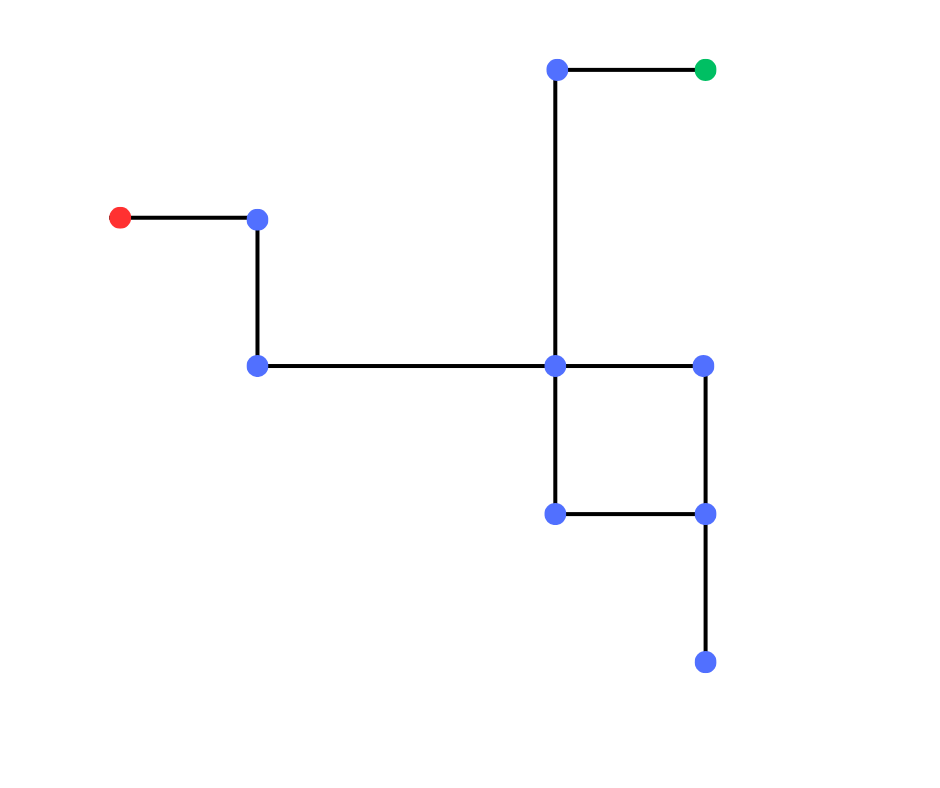
#> input picture Sample Images/Image5.png, 940 x 788 px, found by its file name
$ python Advanced_Contour.py
#> lines starting #> are read from the running program, lines starting #| are printed output that depends on the picture; after the words box and inside, x2 and y2 are one past the last pixel; in counts of white or black regions, pixels touching at a corner belong together
import cv2
import numpy as np
from collections import defaultdict

def error(p1, p2):
    erx = abs(p1[0] - p2[0])
    ery = abs(p1[1] - p2[1])
    return max(erx, ery)

def find_nearest_point(target, candidates, threshold=10):
    """Find the nearest point in candidates to target within threshold"""
    min_dist = float('inf')
    nearest = None
    for candidate in candidates:
        dist = error(target, candidate)
        if dist < min_dist and dist < threshold:
            min_dist = dist
            nearest = candidate
    return nearest

def normalize_point(point, all_points, threshold=10):
    """Normalize a point to match existing points in the graph"""
    nearest = find_nearest_point(point, all_points, threshold)
    return nearest if nearest else point

def build_graph(pairs, all_points, threshold=10):
    """Build adjacency list from line pairs"""
    graph = defaultdict(list)

    for p1, p2 in pairs:
        # Normalize points to handle small coordinate differences
        p1_norm = normalize_point(p1, all_points, threshold)
        p2_norm = normalize_point(p2, all_points, threshold)

        graph[p1_norm].append(p2_norm)
        graph[p2_norm].append(p1_norm)

    return graph

def find_path_with_backtracking(graph, start_point, end_point):
    """Find path that covers all edges, including backtracking for dead ends"""
    edges_used = set()
    path = [start_point]
    total_edges = sum(len(neighbors) for neighbors in graph.values()) // 2

    def make_edge_key(p1, p2):
        return tuple(sorted([p1, p2], key=lambda x: (x[0], x[1])))

    def get_unused_neighbors(node):
        neighbors = []
        for neighbor in graph[node]:
            edge_key = make_edge_key(node, neighbor)
            if edge_key not in edges_used:
                neighbors.append(neighbor)
        return neighbors

    def dfs(node, parent=None):
        neighbors = get_unused_neighbors(node)
        # Sort to prefer nodes with more unused connections (avoid dead ends early)
        neighbors.sort(key=lambda n: -len(get_unused_neighbors(n)))

        for neighbor in neighbors:
            edge_key = make_edge_key(node, neighbor)

            if edge_key not in edges_used:
                edges_used.add(edge_key)
                path.append(neighbor)
                dfs(neighbor, parent=node)

        # After exploring all neighbors, backtrack to parent if needed
        if parent is not None and len(edges_used) < total_edges:
            path.append(parent)

    dfs(start_point)
    return path

image1=cv2.imread("C:/Users/Asus/Downloads/Image5.png")
#> image1 is the input picture: shape (788, 940, 3); mean B, G, R 252.7, 252.1, 252
image=cv2.resize(image1,(470,394))

#Get the pairs of the points joining each line
gray_image = cv2.cvtColor(image, cv2.COLOR_BGR2GRAY)
_, thresh_image = cv2.threshold(gray_image, 50, 255, cv2.THRESH_BINARY_INV)
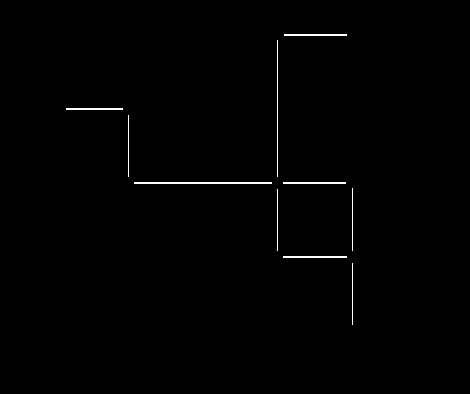
#> thresh_image: shape (394, 470); 0.62% white in thin lines or dots, all inside (x1, y1, x2, y2) = (66, 34, 353, 325)
contours, _ = cv2.findContours(thresh_image, cv2.RETR_EXTERNAL, cv2.CHAIN_APPROX_SIMPLE)
#> contours = 10 contours, 5 with area under 20; largest, box (x1, y1, x2, y2) and area: (134, 182, 272, 184) 137, (283, 256, 347, 258) 63, (283, 182, 346, 184) 62, (284, 34, 347, 36) 62, (66, 108, 123, 110) 56
pairs=[]

#Lines detection
# Iterate through each contour
for contour in contours:
    # Approximate the contour to a line
    epsilon = 0.01 * cv2.arcLength(contour, True)
    approx = cv2.approxPolyDP(contour, epsilon, True)
    #print("approx:",approx)

    # Find the endpoints
    if len(approx) >= 2:
        start_point = tuple(approx[0][0])  # First point of the contour
        end_point = tuple(approx[-1][0])   # Last point of the contour
        pairs.append([start_point,end_point])
#> this loop made 10 passes
#> (epsilon, start_point, end_point) on passes 1, 3, 4, 7, 9: (1.22, (352, 263), (352, 324)), (1.22, (277, 189), (277, 250)), (1.24, (352, 188), (352, 250)), (1.22, (128, 115), (128, 176)), (2.72, (277, 40), (277, 176))
#> after the loop, pairs = [[(352, 263), (352, 324)], [(283, 256), (346, 257)], [(277, 189), (277, 250)], [(352, 188), (352, 250)], [(283, 182), (345, 183)], [(134, 182), (271, 183)], [(128, 115), (128, 176)], [(66, 108), (122, 109)], [(277, 40), (277, 176)], [(284, 34), (346, 35)]]

        #cv2.circle(image, start_point, 5, (0, 0, 255), -1)  # Red for start
        #cv2.circle(image, end_point, 5, (0, 255, 0), -1)    # Green for end
        #cv2.drawContours(image, [contour], -1, (255, 0, 0), 2)

hsv = cv2.cvtColor(image, cv2.COLOR_BGR2HSV)
#> hsv: shape (394, 470, 3); mean H, S, V 0.6, 1, 252.8
# Red color for Start
lower_red = np.array([0, 100, 100])
upper_red = np.array([10, 255, 255])

# Green color for End
lower_green = np.array([70,50, 50])
upper_green = np.array([80, 255, 255])

# Blue color for Turns
lower_blue = np.array([110, 100, 100])
upper_blue = np.array([130, 255, 255])
mask_redt = cv2.inRange(hsv, lower_red, upper_red)
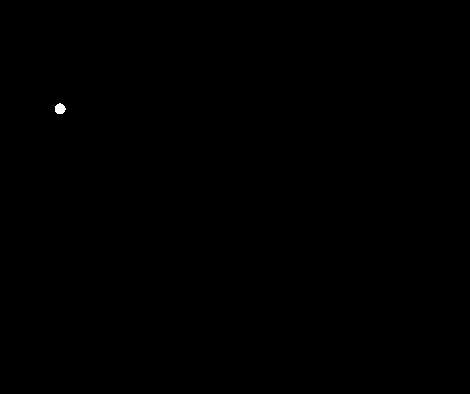
#> mask_redt: shape (394, 470); 0.05% white; 1 white region, box (x1, y1, x2, y2) and area: (55, 103, 66, 114) 92

kernel = np.ones((20, 20), np.uint8)
mask_red = cv2.morphologyEx(mask_redt, cv2.MORPH_CLOSE, kernel)
#> mask_red: shape (394, 470); 0.05% white; 1 white region, box (x1, y1, x2, y2) and area: (56, 104, 67, 115) 92

mask_green = cv2.inRange(hsv, lower_green, upper_green)
#> mask_green: shape (394, 470); 0.06% white; 1 white region, box (x1, y1, x2, y2) and area: (347, 29, 358, 41) 103
mask_blue = cv2.inRange(hsv, lower_blue, upper_blue)
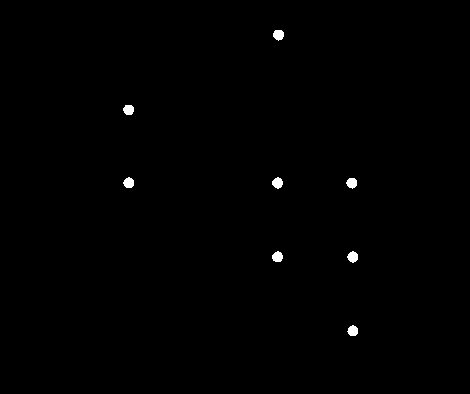
#> mask_blue: shape (394, 470); 0.4% white; 8 white regions

#mask_green = cv2.morphologyEx(mask_redt, cv2.MORPH_CLOSE, kernel)
#mask_blue = cv2.morphologyEx(mask_redt, cv2.MORPH_CLOSE, kernel)
cv2.imshow('red',thresh_image)
cv2.imshow('blue',mask_blue)
cv2.imshow('green',mask_green)

contours_red, _ = cv2.findContours(mask_red, cv2.RETR_EXTERNAL, cv2.CHAIN_APPROX_SIMPLE)
#> contours_red = 1 contour; box (x1, y1, x2, y2) and area: (56, 104, 67, 115) 77
contours_green, _ = cv2.findContours(mask_green, cv2.RETR_EXTERNAL, cv2.CHAIN_APPROX_SIMPLE)
#> contours_green = 1 contour; box (x1, y1, x2, y2) and area: (347, 29, 358, 41) 87
contours_blue, _ = cv2.findContours(mask_blue, cv2.RETR_EXTERNAL, cv2.CHAIN_APPROX_SIMPLE)
#> contours_blue = 8 contours; box (x1, y1, x2, y2) and area: (347, 251, 358, 263) 79, (272, 177, 283, 189) 79, (273, 30, 284, 41) 78, (272, 251, 283, 262) 78, (123, 177, 134, 188) 77, (347, 325, 358, 336) 76, (346, 178, 357, 189) 76, (123, 105, 134, 115) 76

def get_center(contour):
    M = cv2.moments(contour)
#> M = moments, m00 77, centre m10/m00, m01/m00 = (60.63, 109.4)
    if M["m00"] != 0:
        cx = int(M["m10"] / M["m00"])
#> cx = 60
        cy = int(M["m01"] / M["m00"])
#> cy = 109
        return (cx, cy)
    return None

start_point=get_center(contours_red[0])
#> start_point = (60, 109)
end_point=get_center(contours_green[0])
#> end_point = (352, 34)
turn_points=[get_center(contour_blue) for contour_blue in contours_blue]
#> turn_points = [(352, 330), (352, 256), (277, 256), (351, 182), (277, 182), (128, 182), (128, 109), (278, 34)]
#turn_points.reverse()
#print("end",contours_green)

points=[start_point]+turn_points+[end_point]
#> points = [(60, 109), (352, 330), (352, 256), (277, 256), (351, 182), (277, 182), (128, 182), (128, 109), (278, 34), (352, 34)]
#print(points)
print(len(pairs))
#| 10
path1=[start_point]
#> path1 = [(60, 109)]

# Build graph from pairs
graph = build_graph(pairs, points)
#> the loop in build_graph, `for p1, p2 in pairs:` made 10 passes
#> (p1, p2, p1_norm, p2_norm) on passes 1 to 7: ((352, 263), (352, 324), (352, 256), (352, 330)), ((283, 256), (346, 257), (277, 256), (352, 256)), ((277, 189), (277, 250), (277, 182), (277, 256)), ((352, 188), (352, 250), (351, 182), (352, 256)), ((283, 182), (345, 183), (277, 182), (351, 182)), ((134, 182), (271, 183), (128, 182), (277, 182)), ((128, 115), (128, 176), (128, 109), (128, 182))
#> graph = 10 items

print("Graph structure:")
for node, neighbors in graph.items():
    print(f"{node}: {neighbors}")
#> this loop made 10 passes
#> (node, neighbors) on passes 1 to 7: ((352, 256), [(352, 330), (277, 256), (351, 182)]), ((352, 330), [(352, 256)]), ((277, 256), [(352, 256), (277, 182)]), ((277, 182), [(277, 256), (351, 182), (128, 182), (278, 34)]), ((351, 182), [(352, 256), (277, 182)]), ((128, 182), [(277, 182), (128, 109)]), ((128, 109), [(128, 182), (60, 109)])
#> (printed output is left out)

# Find the path with backtracking
path = find_path_with_backtracking(graph, start_point, end_point)
#> in find_path_with_backtracking, `path = [start_point]`: path = [(60, 109)]
#> in find_path_with_backtracking, `total_edges = sum(len(neighbors) for neighbors in graph.values()) // 2`: total_edges = 10
#> the loop in get_unused_neighbors, `for neighbor in graph[node]:` made 1 pass
#> edge_key on pass 1: ((60, 109), (128, 109))
#> after the loop in get_unused_neighbors, `for neighbor in graph[node]:`: neighbors = [(128, 109)]
#> the loop in get_unused_neighbors (call 2), `for neighbor in graph[node]:` made 2 passes
#> edge_key on passes 1 to 2: ((128, 109), (128, 182)), ((60, 109), (128, 109))
#> the loop in dfs, `for neighbor in neighbors:` made 1 pass
#> (neighbor, edge_key) on pass 1: ((128, 109), ((277, 182), (278, 34)))
#> after the loop in dfs, `for neighbor in neighbors:`: edges_used = 10 items; path = [(60, 109), (128, 109), (128, 182), (277, 182), (277, 256), (352, 256), (351, 182), (277, 182), (278, 34), (352, 34), (278, 34), (277, 182), (351, 182), (352, 256), (352, 330)]

print("\n" + "="*50)
print("Path sequence with backtracking:")
print(f"Number of points in path: {len(path)}")
#| Number of points in path: 15
print("="*50)
for i, point in enumerate(path):
    print(f"Step {i}: {point}")
#> this loop made 15 passes
#> (printed output is left out)

for i in range(0,len(path)-1):
    cv2.arrowedLine(image,path[i],path[i+1],(0,0,255),5)
#> this loop made 14 passes
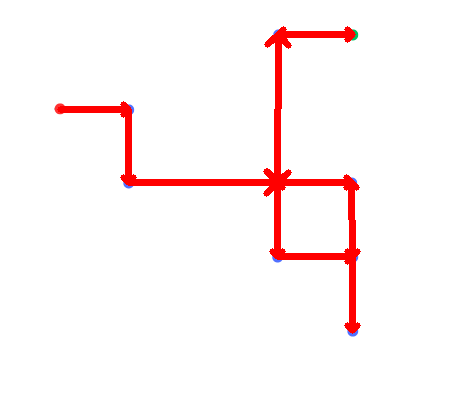
#> image: shape (394, 470, 3); mean B, G, R 245.4, 245.3, 254.8

img1=cv2.resize(image,(480,720))
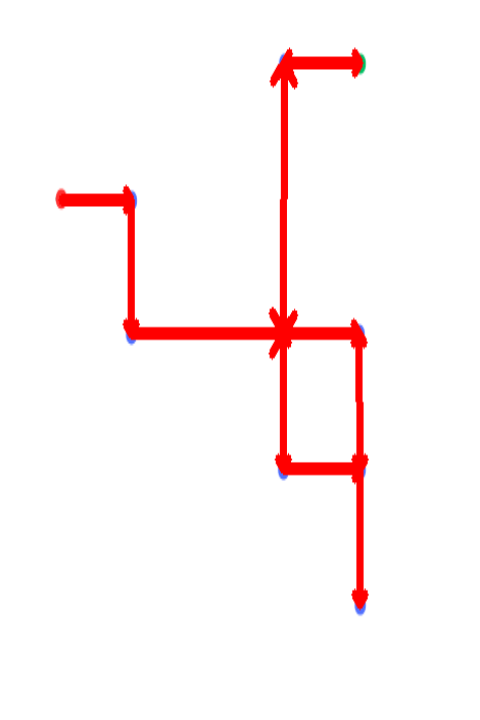
#> img1: shape (720, 480, 3); mean B, G, R 245.4, 245.3, 254.8


img=cv2.resize(mask_green,(480,480))
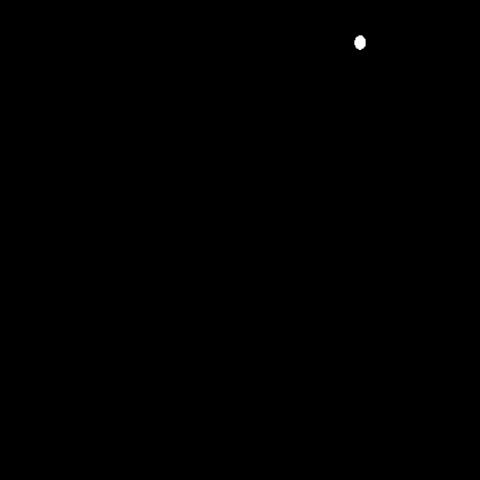
#> img: shape (480, 480); min 0, max 255, mean 0.1
#print(path)
directions = ["S"]
for i in range(1, len(path) - 1):
    p1, p2, p3 = path[i - 1], path[i], path[i + 1]

    # Calculate direction (right or left) based on relative position
    if p1 and p2 and p3:
        dx1, dy1 = p2[0] - p1[0], p2[1] - p1[1]
        dx2, dy2 = p3[0] - p2[0], p3[1] - p2[1]
        cross_product = dx1 * dy2 - dy1 * dx2
        print(p1,p2,p3,cross_product)
        if cross_product > 150:
            directions += "R"  # Right turn
        elif cross_product < -150:
            directions += "L"  # Left turn
        elif (cross_product< 150 or cross_product>-150) and (p1!=p3):
            directions += "G" # Go straight
        elif dx1==-dx2 or dy1==-dy2:
            directions += "U" # U turn
#> this loop made 13 passes
#> (p1, p2, p3, dx1, dy1, dx2, dy2, cross_product) on passes 1 to 7: ((60, 109), (128, 109), (128, 182), 68, 0, 0, 73, 4964), ((128, 109), (128, 182), (277, 182), 0, 73, 149, 0, -10877), ((128, 182), (277, 182), (277, 256), 149, 0, 0, 74, 11026), ((277, 182), (277, 256), (352, 256), 0, 74, 75, 0, -5550), ((277, 256), (352, 256), (351, 182), 75, 0, -1, -74, -5550), ((352, 256), (351, 182), (277, 182), -1, -74, -74, 0, -5476), ((351, 182), (277, 182), (278, 34), -74, 0, 1, -148, 10952)
#> (printed output is left out)
directions.append("F")
print(directions)
#| ['S', 'R', 'L', 'R', 'L', 'L', 'L', 'R', 'R', 'U', 'L', 'L', 'R', 'G', 'F']


cv2.imshow("HSV",image)
cv2.waitKey(0)
cv2.destroyAllWindows()

$ run again, with Sample Images/Image1.png copied over Sample Images/Image5.png
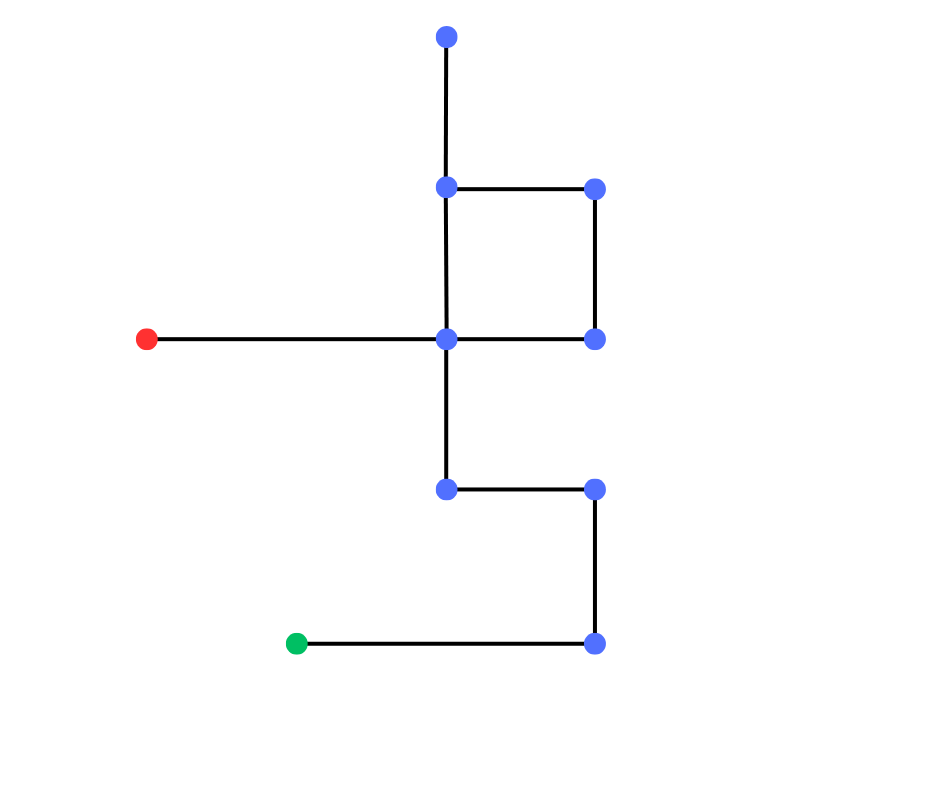
#> input picture Sample Images/Image1.png, 940 x 788 px, found by its file name
#> image1 is the input picture: shape (788, 940, 3); mean B, G, R 252.6, 252.1, 252
#> `_, thresh_image = cv2.threshold(gray_image, 50, 255, cv2.THRESH_BINARY..`:
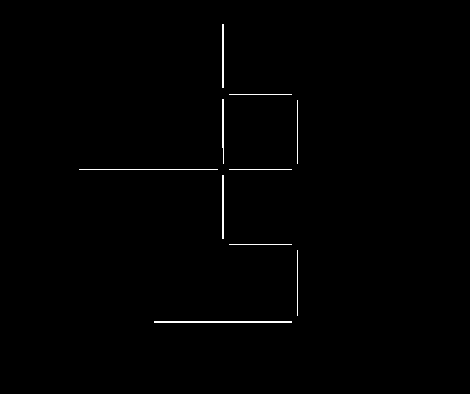
#> thresh_image: shape (394, 470); 0.6% white in thin lines or dots, all inside (x1, y1, x2, y2) = (79, 24, 298, 323)
#> contours = 10 contours, 6 with area under 20; largest, box (x1, y1, x2, y2) and area: (154, 321, 292, 323) 137, (222, 175, 224, 239) 63, (222, 24, 224, 88) 63, (222, 99, 224, 164) 48
#> the loop `for contour in contours:` made 10 passes
#> (epsilon, start_point, end_point) on passes 2, 3, 5, 6, 7, 8, 9: (1.3, (297, 250), (297, 315)), (1.24, (229, 244), (291, 244)), (1.24, (229, 169), (291, 169)), (2.76, (79, 169), (217, 169)), (1.26, (297, 100), (297, 163)), (1.29, (222, 99), (223, 163)), (1.24, (229, 94), (291, 94))
#> after the loop `for contour in contours:`: pairs = [[(154, 321), (291, 322)], [(297, 250), (297, 315)], [(229, 244), (291, 244)], [(222, 175), (223, 238)], [(229, 169), (291, 169)], [(79, 169), (217, 169)], [(297, 100), (297, 163)], [(222, 99), (223, 163)], [(229, 94), (291, 94)], [(222, 24), (223, 87)]]
#> hsv: shape (394, 470, 3); mean H, S, V 0.6, 1, 252.8
#> mask_redt: shape (394, 470); 0.05% white; 1 white region, box (x1, y1, x2, y2) and area: (68, 164, 79, 175) 95
#> mask_red: shape (394, 470); 0.05% white; 1 white region, box (x1, y1, x2, y2) and area: (69, 165, 80, 176) 95
#> mask_green: shape (394, 470); 0.06% white; 1 white region, box (x1, y1, x2, y2) and area: (143, 316, 154, 328) 102
#> mask_blue: shape (394, 470); 0.4% white; 8 white regions
#> contours_red = 1 contour; box (x1, y1, x2, y2) and area: (69, 165, 80, 176) 80
#> contours_green = 1 contour; box (x1, y1, x2, y2) and area: (143, 316, 154, 328) 86
#> contours_blue = 8 contours; box (x1, y1, x2, y2) and area: (292, 164, 303, 175) 79, (292, 89, 303, 100) 79, (218, 88, 229, 99) 79, (218, 13, 229, 24) 79, (292, 316, 303, 327) 78, (218, 239, 229, 250) 78, (218, 164, 229, 175) 78, (292, 239, 303, 250) 76
#> M = moments, m00 80, centre m10/m00, m01/m00 = (73.92, 170.1)
#> cx = 73
#> cy = 170
#> `start_point=get_center(contours_red[0])`: start_point = (73, 170)
#> `end_point=get_center(contours_green[0])`: end_point = (147, 321)
#> turn_points = [(296, 321), (297, 244), (222, 244), (296, 169), (222, 169), (296, 94), (222, 93), (222, 18)]
#> points = [(73, 170), (296, 321), (297, 244), (222, 244), (296, 169), (222, 169), (296, 94), (222, 93), (222, 18), (147, 321)]
#| 10
#> path1 = [(73, 170)]
#> the loop in build_graph, `for p1, p2 in pairs:` made 10 passes
#> (p1, p2, p1_norm, p2_norm) on passes 1 to 7: ((154, 321), (291, 322), (147, 321), (296, 321)), ((297, 250), (297, 315), (297, 244), (296, 321)), ((229, 244), (291, 244), (222, 244), (297, 244)), ((222, 175), (223, 238), (222, 169), (222, 244)), ((229, 169), (291, 169), (222, 169), (296, 169)), ((79, 169), (217, 169), (73, 170), (222, 169)), ((297, 100), (297, 163), (296, 94), (296, 169))
#> graph = 10 items
#> the loop `for node, neighbors in graph.items():` made 10 passes
#> (node, neighbors) on passes 1 to 7: ((147, 321), [(296, 321)]), ((296, 321), [(147, 321), (297, 244)]), ((297, 244), [(296, 321), (222, 244)]), ((222, 244), [(297, 244), (222, 169)]), ((222, 169), [(222, 244), (296, 169), (73, 170), (222, 93)]), ((296, 169), [(222, 169), (296, 94)]), ((73, 170), [(222, 169)])
#> (printed output is left out)
#> in find_path_with_backtracking, `path = [start_point]`: path = [(73, 170)]
#> total_edges = 10
#> the loop in get_unused_neighbors, `for neighbor in graph[node]:` made 1 pass
#> after the loop in get_unused_neighbors, `for neighbor in graph[node]:`: neighbors = [(222, 169)]
#> the loop in get_unused_neighbors (call 2), `for neighbor in graph[node]:` made 4 passes
#> edge_key on passes 1 to 4: ((222, 169), (222, 244)), ((222, 169), (296, 169)), ((73, 170), (222, 169)), ((222, 93), (222, 169))
#> the loop in dfs, `for neighbor in neighbors:` made 1 pass
#> edge_key on pass 1: ((222, 169), (296, 169))
#> after the loop in dfs, `for neighbor in neighbors:`: edges_used = 10 items; path = [(73, 170), (222, 169), (222, 93), (296, 94), (296, 169), (222, 169), (222, 244), (297, 244), (296, 321), (147, 321), (296, 321), (297, 244), (222, 244), (222, 169), (296, 169), (296, 94), (222, 93), (222, 18)]
#| Number of points in path: 18
#> the loop `for i, point in enumerate(path):` made 18 passes
#> (printed output is left out)
#> the loop `for i in range(0,len(path)-1):` made 17 passes
#> `img1=cv2.resize(image,(480,720))`:
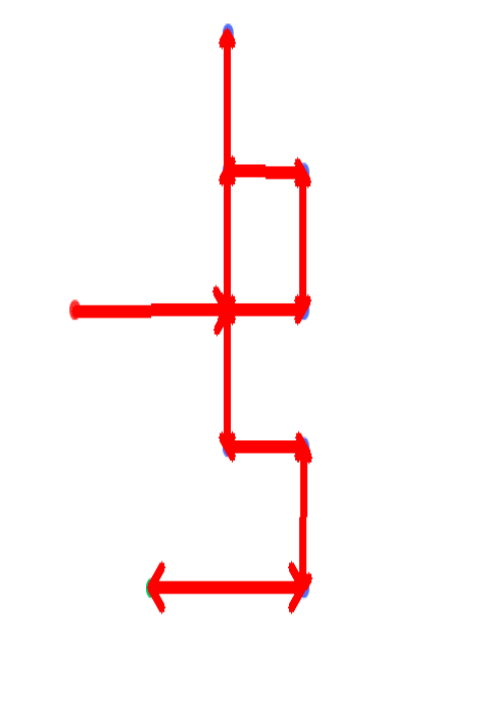
#> img1: shape (720, 480, 3); mean B, G, R 245, 244.9, 254.9
#> the loop `for i in range(1, len(path) - 1):` made 16 passes
#> (p1, p2, p3, dx1, dy1, dx2, dy2, cross_product) on passes 1 to 7: ((73, 170), (222, 169), (222, 93), 149, -1, 0, -76, -11324), ((222, 169), (222, 93), (296, 94), 0, -76, 74, 1, 5624), ((222, 93), (296, 94), (296, 169), 74, 1, 0, 75, 5550), ((296, 94), (296, 169), (222, 169), 0, 75, -74, 0, 5550), ((296, 169), (222, 169), (222, 244), -74, 0, 0, 75, -5550), ((222, 169), (222, 244), (297, 244), 0, 75, 75, 0, -5625), ((222, 244), (297, 244), (296, 321), 75, 0, -1, 77, 5775)
#> (printed output is left out)
#| ['S', 'L', 'R', 'R', 'R', 'L', 'L', 'R', 'R', 'U', 'L', 'L', 'R', 'R', 'L', 'L', 'R', 'F']
